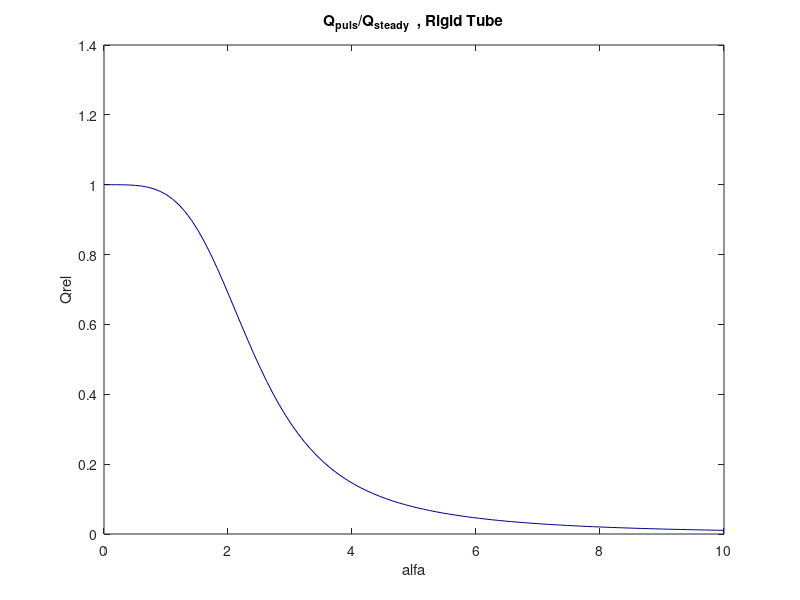
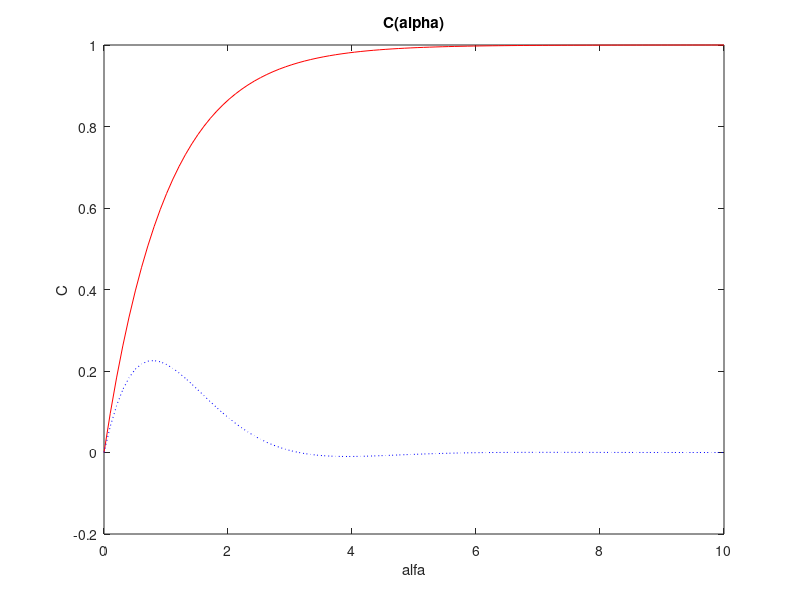

These figures' MATLAB source, in order:
%% Steady Flow,  Rigid Tube
clc, clear
% parameters
dP=10;
mu=0.01;
ro=1;
L=63;
R=0.5;

% Define spatial mesh
r=-R:0.01:R;

% Calculate  velocity
u=-dP/4/mu/L.*(r.^2-R^2);


% Plot
plot(r,u)
title ('Steady Flow,  Rigid Tube')
xlabel ('Radius (r)')
ylabel ('Velocity (u_z)')



%%  pulsatile Flow,  Rigid Tube

clear, clc, clf

% parameters definitions
mu=0.01; % fluid viscosity
ro=1;       % fluid density
ks=-10/62;      % ks=dp/dx=-Dp/L
R=0.5;           % tube radios
BPM=7;    % frequency [BPM]
T=60/BPM;  w=2*pi*BPM/60;  % cycle piriod


% Define spatial and time mesh
r=linspace(-R,R,50);
N=24;         % N number of time profiles in plot
t=linspace(0,T,N); 

% periodic pressure
% coeficients
alfa=sqrt(ro*w/mu)*R;            % Womersley Number
Lambda=((1i-1)/sqrt(2))*alfa;    % complex frequency parameter 4.5.5 p. 76
xi=Lambda/R.*r;                  % complex radial parameter

% calculating U

Jx=besselj(0,xi);
JL=besselj(0,Lambda);
us=-ks*R^2/4/mu;
Ur=us*(-4./Lambda.^2.*(1-Jx./JL));

ut=exp(1i.*w.*t);
UU=real(ut'*Ur);

% plot  settings

% mov = VideoWriter('rigid.avi');

figure, hold on
% plotting
for k=1:length(t)
    
    plot(r',UU(k,:))
        
CM=jet;
CM=CM(1:2:64,:);
set(0,'DefaultAxesColorOrder',CM)
title (['Rigid Tube , Pulsatile Flow,   \alpha=',num2str(alfa)])
xlabel ('Radius (r)')
ylabel ('Velocity (u_x)')

if BPM>1
    C=1.2/BPM;
else
    C=1;
end

ylim ([-us  us]*C)  %limits - the steady flow peak velocity
hold off

 hold all   % remark if want seperate profiles in movie

    % V(k) = getframe(figure(1));
    % mov = writeVideo(mov,V(k));
end
% mov=close(mov);
hold off

%% Qrel (Q(t)max/Qsteady)
clear, clc
 
alfa=linspace(0.0001,10);        %alfa
Lambda=1i^1.5.*alfa;                         %Lambda
J1=besselj(1,Lambda);
J0=besselj(0,Lambda);
g=2.*J1./Lambda./J0;
Qrel=real(-8./Lambda.^2.*(1-g));
 
plot (alfa,Qrel)
title ('Q_{puls}/Q_{steady}  , Rigid Tube')
xlabel ('alfa')
ylabel ('Qrel')


%%  pulsatile Flow,  elastic Tube


clear, clc%, clf

% parameters definitions
mu=0.01; % fluid viscosity
ro=1;       % fluid density
ni=0.75;      %Tube Poison's coeficient
% E=9E3;     %Tube Module of Elasticity - what are the units? 
E = 12E12; % 12E6; % Tygon is 0.005 - 0.008 GPa in paper we state 12Mpa
h=0.1;           %Tube's thickness
ks=-10/62;      % ks=dp/dx=-Dp/L
R=.5;           % tube radius, Alex, what are the units? cm? 
BPM=7;    % frequency [BPM]
T=60/BPM;  w=2*pi*BPM/60;  % cycle piriod
L=62;           %tube's length

% Define spatial and time mesh
r=linspace(-R,R,100);
t=linspace(0,T,24);

x=20;

% periodic pressure
% coeficients
c0=E*h/2/R/ro;                         %wave's speed
alfa=sqrt(ro*w/mu)*R;           % Womersley Number
Lambda=(1i^1.5)*alfa;     % complex frequency parameter
xi=Lambda/R.*r;                            % complex radial parameter


% wave parameters
c=c0*(1+1./-exp(alfa)); % <-- why this appears twice? Alex
Jx=besselj(0,xi);
J0=besselj(0,Lambda);
J1=besselj(1,Lambda);
g=2.*J1./Lambda./J0;
%c=c0*(1+1.1./-exp(alfa)+(0.3*sin(alfa).*exp(-alfa)*1i));  % <-- why this appears twice? Alex                                           %no dumping
z=2*c0^2./(1-ni^2)./c^2;
G=(2+z.*(2*ni-1))./z./(2*ni-g);


% calculating U (axial velocity)
us=-ks*R^2/4/mu;
Urx= us*(-4./Lambda.^2.*(1-G.*Jx./J0));
ut=exp(1i.*w.*(t-x./c));
UU=real(ut'*Urx);

% calculating V (radial velocity)
us=-ks*R^2/4/mu;
Vrx= us*(2.*R.*w./1i./Lambda.^2./c*(r./R-G.*2.*J1./J0./Lambda));
vt=exp(1i.*w.*(t-x./c));
VV=real(vt'*Vrx);

% plot  settings

% mov = avifile('elastic.avi');

figure, hold on
% plotting
for k=1:length(t)
    
    plot(r',UU(k,:))
    % plot(r',VV(k,:))
        
CM=jet;
CM=CM(1:2:64,:);
set(0,'DefaultAxesColorOrder',CM)
title (['Elastic Tube, E=', num2str(E),' x=', num2str(x),' , Pulsatile Flow,   \alpha=',num2str(alfa)])
xlabel ('Radius (r)')
% ylabel ('Velocity (u_x)')
ylabel ('Velocity (v_x)')
if BPM>1
    C=1.9/BPM;
else
    C=1;
end
C=max(max(UU))
% ylim ([-us  us]*C)  %limits - the steady flow peak velocity

% hold off

hold all   % remark if want seperate profiles in movie

    % V(k) = getframe(figure(1));
    % mov = addframe(mov,V(k));
end
% mov=close(mov);
hold off


%% G(lambda)
clear, clc, clf
 
alfa=linspace(0.0001,10);        %alfa
Lambda=i^1.5.*alfa;                         %Lambda
ni=0.8;
J0=besselj(0,Lambda);
J1=besselj(1,Lambda);
g=2.*J1./Lambda./J0;
c0=3000;                                             %no dumping
c=c0*(1+1.1./-exp(alfa)+(0.3*sin(alfa).*exp(-alfa)*i));
z=2*c0^2./(1-ni^2)./c.^2;
G=(2+z.*(2*ni-1))./z./(2*ni-g);

realG=real(G);
imgG=imag(G);
 
plot (alfa,realG, '-r', alfa, imgG, ':b')
title ('G(alpha)')
xlabel ('alfa')
ylabel ('G')
ylim ([-0.7 1.7])

%% c(alpha)
clear, clc, clf
 
alfa=linspace(0.0001,10);        %alfa

 c0=3000;   
C=c0*(1+1./-exp(alfa)+(0.7*sin(alfa).*exp(-alfa)*i));
plot (alfa,real(C)/c0,  '-r', alfa, imag(C)/c0, ':b')
title ('C(alpha)')
xlabel ('alfa')
ylabel ('C')
% ylim ([-0.7 1.7])